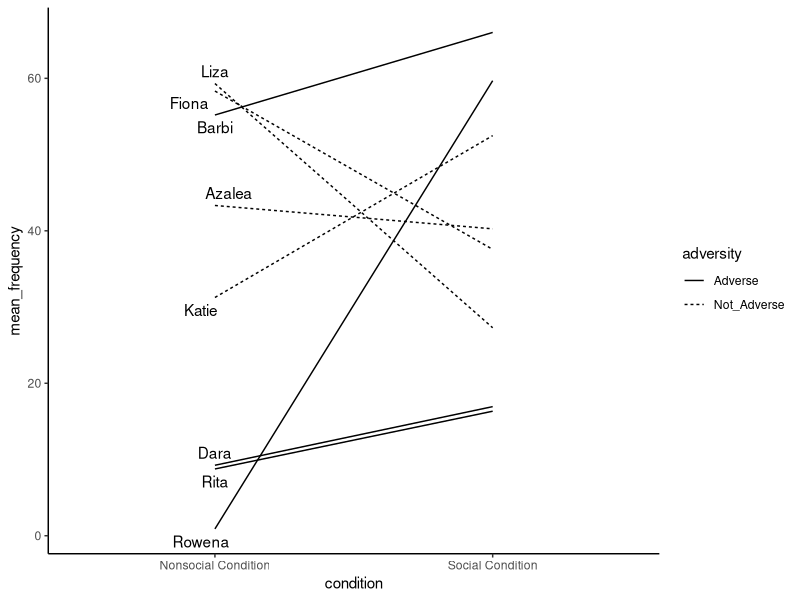
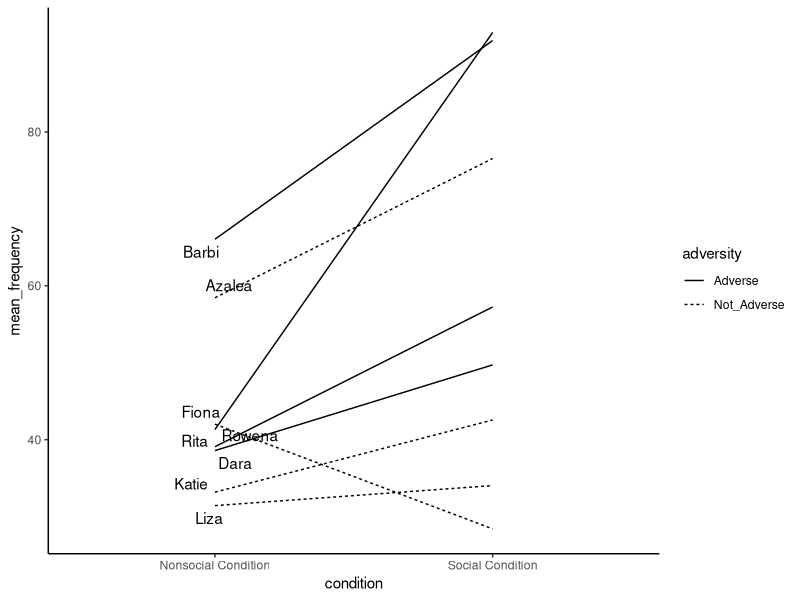

Here is the R script that generated these plots, in order:
## ---- chunk 1
knitr::opts_chunk$set(echo = TRUE)
## ---- chunk 2
#loading library to enable visualization of ggplot function use
library(ggplot2)
library(ggrepel)
## ---- chunk 3

names<-rep(c("Dara","Rita","Liza", "Azalea", "Barbi","Rowena","Katie","Fiona"), each=2)
lnames<-c("","Dara","","Rita","","Liza", "","Azalea", "","Barbi","","Rowena","","Katie","","Fiona")
mean_frequency<-rnorm(16,45,25)
condition<-rep(c("Social Condition","Nonsocial Condition"),8)
adversity<-rep(c("Adverse","Not_Adverse"),times=c(4,4))

plot_df<-data.frame(names,mean_frequency,adversity,condition)

#print(plot_df)

ggplot(plot_df, aes(condition,mean_frequency,group=names,linetype=adversity))+geom_line()+geom_text_repel(label=lnames, position = "nudge")+theme_classic()


## ---- chunk 4

names<-rep(c("Dara","Rita","Liza", "Azalea", "Barbi","Rowena","Katie","Fiona"), each=2)
lnames<-c("","Dara","","Rita","","Liza", "","Azalea", "","Barbi","","Rowena","","Katie","","Fiona")
mean_frequency<-rnorm(16,45,25)
condition<-rep(c("Social Condition","Nonsocial Condition"),8)
adversity<-rep(c("Adverse","Not_Adverse"),times=c(4,4))

plot_df<-data.frame(names,mean_frequency,adversity,condition)

#print(plot_df)

ggplot(plot_df, aes(condition,mean_frequency,group=names,linetype=adversity))+geom_line()+geom_text_repel(label=lnames, position = "nudge")+theme_classic()
